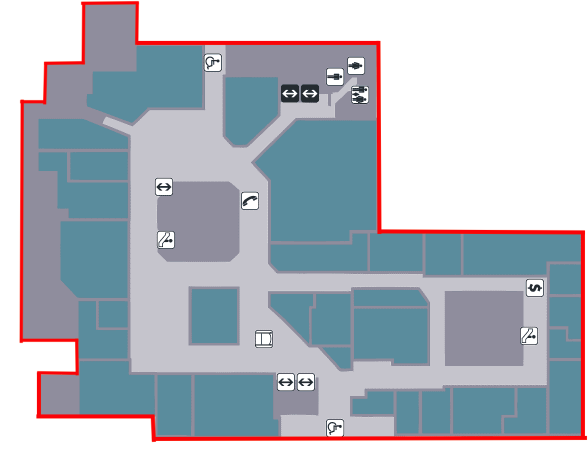
#> input picture test_plan.png, 1175 x 920 px (shown at 1/2 size)
$ python -i v3_smonitor.py   (imports and definitions only)
#> lines starting #> are read from the running program, lines starting #| are printed output that depends on the picture; after the words box and inside, x2 and y2 are one past the last pixel; in counts of white or black regions, pixels touching at a corner belong together
import random
import numpy as np
from PIL import Image, ImageDraw
import math
import cv2

# Function to handle mouse clicks and get two points
def get_scale_from_user(image_path):
#> called with image_path = 'test_plan.png'
    # [6 lines left out: function click_event, not called in this run]

    floor_plan = cv2.imread(image_path)
#> floor_plan is the input picture: shape (920, 1175, 3); mean B, G, R 192.4, 183.3, 176.2
    cv2.imshow("Floor Plan", floor_plan)
    points = []
    cv2.setMouseCallback("Floor Plan", click_event, points)
    cv2.waitKey(0)
    cv2.destroyAllWindows()

    if len(points) == 2:
        pixel_distance = np.linalg.norm(np.array(points[0]) - np.array(points[1]))
        real_length = float(input("Enter the real-world length between these points in meters: "))
        return pixel_distance / real_length  # pixels per meter
    else:
        print("Two points were not selected. Exiting.")
        exit(1)

def place_iot_devices(image_path):
    # [5 lines left out: function click_event, not called in this run]

    floor_plan = cv2.imread(image_path)
    cv2.imshow("Place IoT Devices", floor_plan)
    points = []
    cv2.setMouseCallback("Place IoT Devices", click_event, points)
    cv2.waitKey(0)
    cv2.destroyAllWindows()

    return points

# Conversion functions
def pixels_to_meters(pixels, pixels_per_meter):
    return pixels / pixels_per_meter
# Conversion functions
def meters_to_pixels(meters, pixels_per_meter):
    return meters * pixels_per_meter

# [33 lines left out: functions cost_function, is_inside_contour, optimize_monitors_within_area, not called in this run]

def find_red_area(image_path):
    # Load the image
    image = cv2.imread(image_path)

    # Convert BGR to RGB
    image_rgb = cv2.cvtColor(image, cv2.COLOR_BGR2RGB)

    # Define the lower and upper bounds for the red color
    lower_red = np.array([200, 0, 0], dtype=np.uint8)
    upper_red = np.array([255, 100, 100], dtype=np.uint8)

    # Create a mask to isolate the red color
    mask = cv2.inRange(image_rgb, lower_red, upper_red)

    # Find contours in the mask
    contours, _ = cv2.findContours(mask, cv2.RETR_EXTERNAL, cv2.CHAIN_APPROX_SIMPLE)

    # Find the bounding box of the largest contour (assuming the largest red area is the floor plan)
    if contours:
        largest_contour = max(contours, key=cv2.contourArea)
        x, y, w, h = cv2.boundingRect(largest_contour)
        return (x, y, x + w, y + h)

    return None

# [18 lines left out: function calculate_ideal_devices, not called in this run]

def find_exact_outline_area(image_path):
#> called with image_path = 'test_plan.png'
    image = cv2.imread(image_path)
    image_rgb = cv2.cvtColor(image, cv2.COLOR_BGR2RGB)
    lower_red = np.array([200, 0, 0], dtype=np.uint8)
    upper_red = np.array([255, 100, 100], dtype=np.uint8)
    mask = cv2.inRange(image_rgb, lower_red, upper_red)
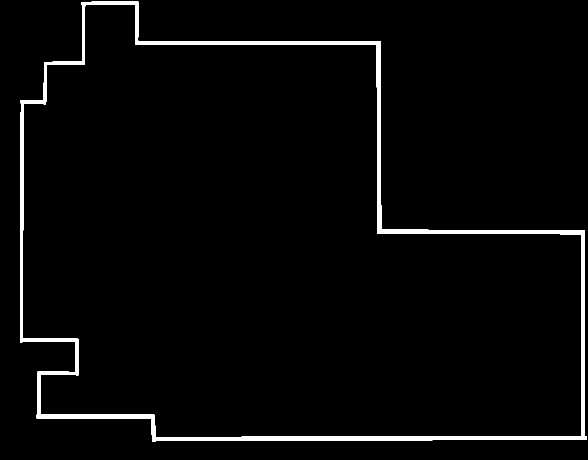
#> mask: shape (920, 1175) (shown at 1/2 size); 2.8% white; 1 white region
    contours, _ = cv2.findContours(mask, cv2.RETR_EXTERNAL, cv2.CHAIN_APPROX_SIMPLE)
#> contours = 1 contour; box (x1, y1, x2, y2) and area: (40, 3, 1174, 884) 724735

    if contours:
        largest_contour = max(contours, key=cv2.contourArea)
#> largest_contour = contour of 78 points, box (x1, y1, x2, y2) (40, 3, 1174, 884), area 724735
        epsilon = 0.01 * cv2.arcLength(largest_contour, True)
#> epsilon = 41.77
        approx = cv2.approxPolyDP(largest_contour, epsilon, True)
#> approx = contour of 12 points, box (x1, y1, x2, y2) (40, 3, 1174, 880), area 709478
        contour_mask = np.zeros_like(mask)
        cv2.drawContours(contour_mask, [approx], -1, (255), thickness=cv2.FILLED)
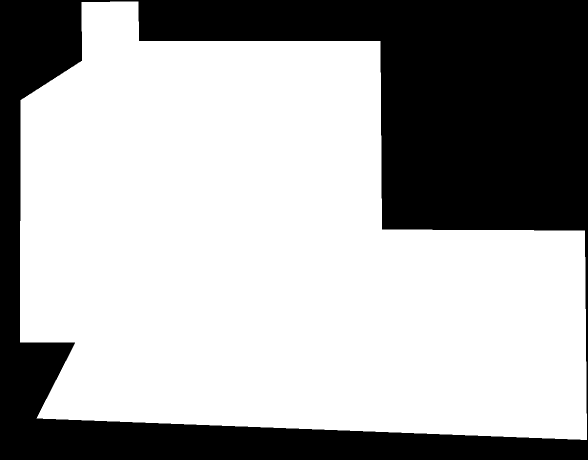
#> contour_mask: shape (920, 1175) (shown at 1/2 size); 65.8% white; 1 black region
        return contour_mask

    return None

# [29 lines left out: function select_outermost_devices, not called in this run]


def display_menu():
    print("Menu:")
    print("1. Optimize monitors for given number (user-defined)")
    print("2. Calculate ideal number of monitors for full area")
    print("3. Optimize monitors along the border for external threat protection")
    choice = input("Enter your choice (1, 2, or 3): ")
    return int(choice)

# Load the floor plan image
# [1 line not run here, left out]
floor_plan_path = "test_plan.png"

# Get the scale conversion from the user
# [1 line that did not run here, left out]

iot_device_positions = place_iot_devices(floor_plan_path)

# Define the important spots as a list of (x, y, priority) coordinates
# Create important_spots from IoT device positions
default_priority = 1  # You can set a default priority here
important_spots = [(int(x), int(y), default_priority) for x, y in iot_device_positions]

# Define the number of monitors, monitor range, and maximum iterations
num_monitors = 3
monitor_range_meters = 2 # Adjust the monitor range as needed
# [1 line that did not run here, left out]

max_iterations = 450000

contour_mask = find_exact_outline_area(floor_plan_path)
optimization_area = find_red_area(floor_plan_path)
#> in find_red_area, `x, y, w, h = cv2.boundingRect(largest_contour)`: x = 40; y = 3; w = 1134; h = 881
#> optimization_area = (40, 3, 1174, 884)
# [7 lines of commented-out code are left out]
# [1 line not run here, left out]
# [1 line that did not run here, left out]
# [1 line that did not run here, left out]
# [1 line that did not run here, left out]

# [1 line that did not run here, left out]

# Load the monitor device icon image
# [1 line not run here, left out]
# [1 line that did not run here, left out]
# [1 line that did not run here, left out]
# [1 line that did not run here, left out]

# [1 line that did not run here, left out]

# Display the menu
menu_choice = display_menu()
#> the answer given: 1

# [9 lines that did not run here, left out]


# Create a copy of the floor plan image with monitor positions and icons marked
# [1 line that did not run here, left out]
# [1 line that did not run here, left out]
# [14 lines not run here, left out]

>>> result = find_red_area('test_plan.png')
#> result = (40, 3, 1174, 884)
